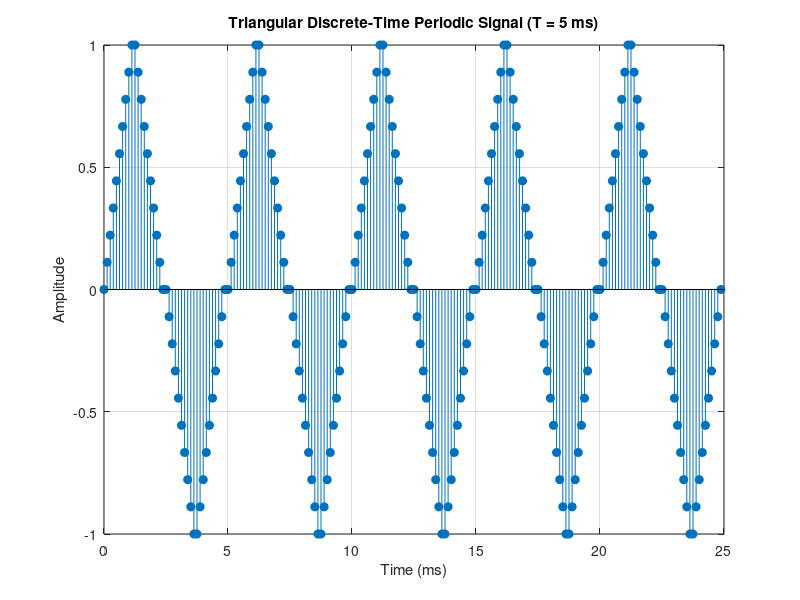

The MATLAB source for this figure:
% Parameters
F = 200;                  % Frequency in Hz → T = 1/F = 5 ms
Fs = 40 * F;             % Sampling frequency (ensure oversampling)
cycles = 5;               % Number of cycles to generate
T = 1 / F;                % Period in seconds
t= 0:1/Fs:cycles/F- 1/Fs;

% Derived values
N = round(T * Fs);        % Number of samples per period

% One period of the triangular waveform
half_N = floor(N / 2);   % Half-period
tri_half_up = [linspace(0, 1, (half_N)/2) , linspace(1, 0, half_N - (half_N)/2)];
tri_half_dwn = [linspace(0, -1, (half_N)/2) , linspace(-1, 0, half_N - (half_N)/2)];
tri_half= [tri_half_up, tri_half_dwn];

% Repeat to form full signal
tri_full = repmat(tri_half, 1, cycles);

% Plot
stem(t * 1000, tri_full, 'filled');  % Time in milliseconds
xlabel('Time (ms)');
ylabel('Amplitude');
title('Triangular Discrete-Time Periodic Signal (T = 5 ms)');
grid on;
